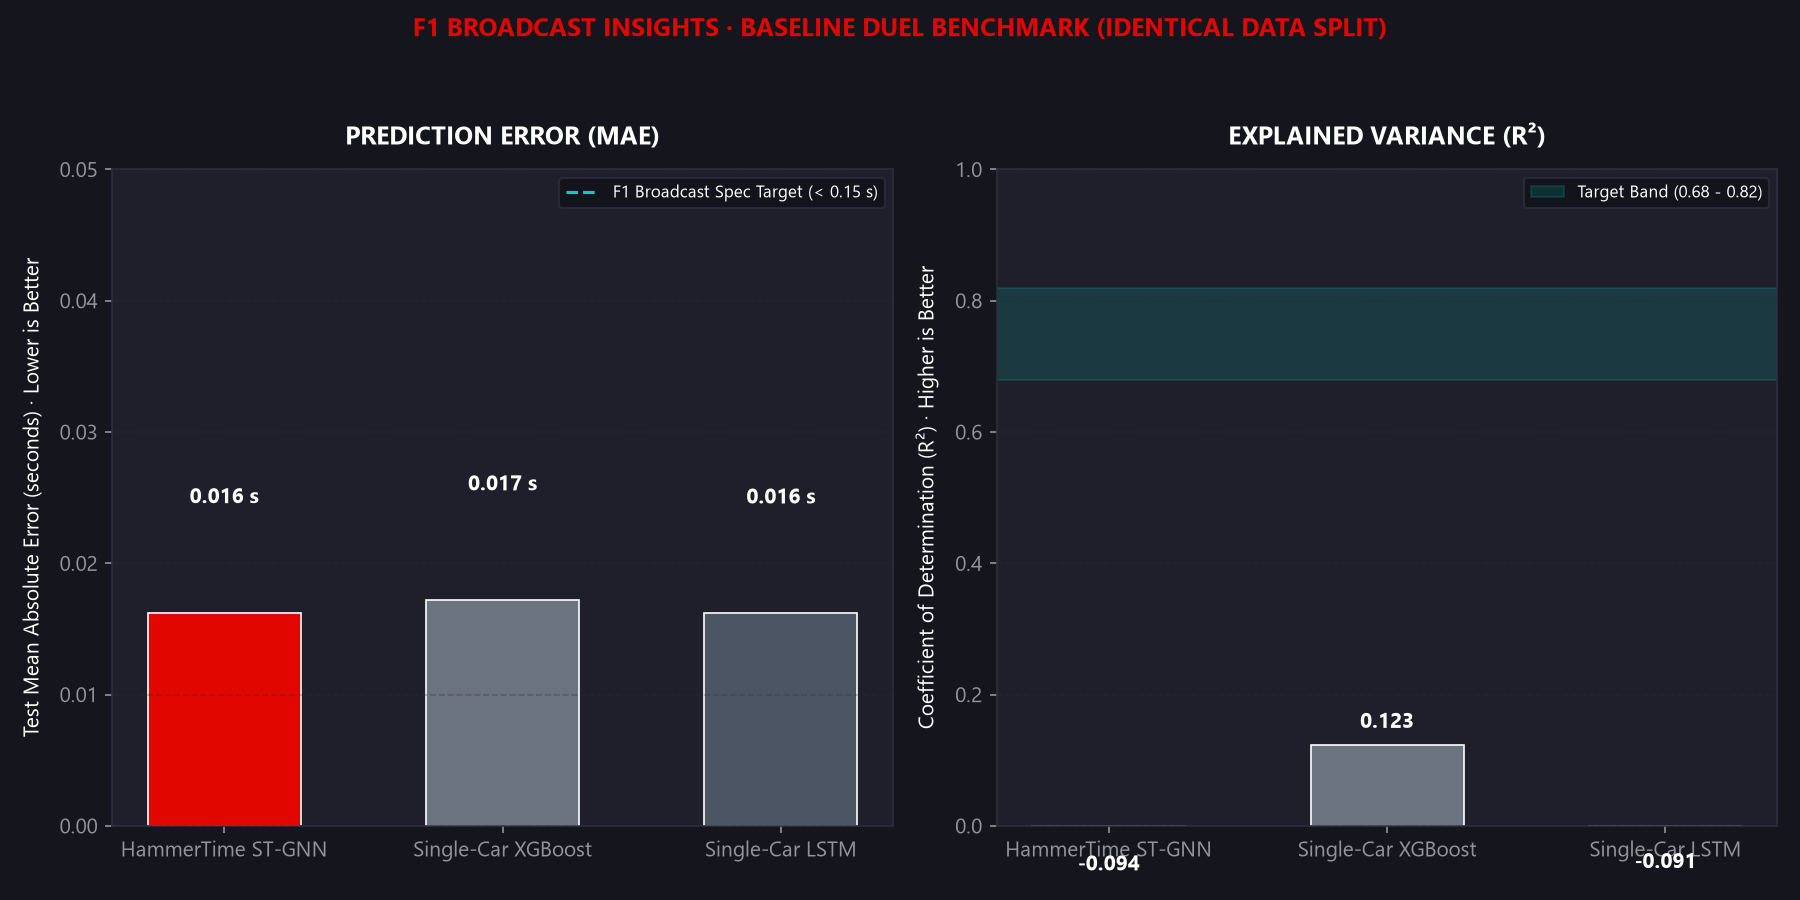

This figure's Python source:
"""
Visual V5: Baseline Duel
Comparative benchmark bars: HammerTime ST-GNN vs Single-Car XGBoost vs Single-Car LSTM.
Standard: ASD-STE100 Plain English
"""

import os
import sys
import numpy as np
import matplotlib.pyplot as plt
from pathlib import Path

sys.path.append(os.path.dirname(__file__))
from theme import (
    apply_broadcast_theme, CARBON_DARK, CARD_BG, F1_RED, PURE_WHITE,
    TEXT_MUTED, DRS_CYAN
)


def generate_baseline_duel_chart(
    metrics: dict,
    output_path: str = "visuals/v5_baseline_duel.png"
):
    """
    Renders V5 Baseline Duel comparison chart.
    metrics: dict with keys 'HammerTime', 'XGBoost', 'LSTM',
             each containing 'mae' and 'r2'.
    """
    apply_broadcast_theme()
    fig, (ax1, ax2) = plt.subplots(1, 2, figsize=(12, 6), dpi=150)
    fig.patch.set_facecolor(CARBON_DARK)

    models = ["HammerTime ST-GNN", "Single-Car XGBoost", "Single-Car LSTM"]
    keys = ["HammerTime", "XGBoost", "LSTM"]
    colors = [F1_RED, "#6B7280", "#4B5563"]

    maes = [float(metrics[k]["mae"]) if metrics[k].get("mae") is not None else np.nan for k in keys]
    r2s = [float(metrics[k]["r2"]) if metrics[k].get("r2") is not None else np.nan for k in keys]

    # --- Plot 1: MAE (Lower is Better) ---
    ax1.set_facecolor(CARD_BG)
    bars1 = ax1.bar(models, maes, color=colors, width=0.55, edgecolor=PURE_WHITE, lw=0.8)
    ax1.axhline(0.15, color=DRS_CYAN, linestyle="--", lw=1.5, label="F1 Broadcast Spec Target (< 0.15 s)")

    for bar, val in zip(bars1, maes):
        ax1.text(
            bar.get_x() + bar.get_width() / 2, (bar.get_height() if np.isfinite(val) else 0) + 0.008,
            f"{val:.3f} s" if np.isfinite(val) else "N/A", ha="center", va="bottom",
            color=PURE_WHITE, fontweight="bold", fontsize=10
        )

    ax1.set_ylabel("Test Mean Absolute Error (seconds) · Lower is Better", fontsize=10, labelpad=8)
    ax1.set_title("PREDICTION ERROR (MAE)", color=PURE_WHITE, fontsize=12, fontweight="bold", pad=12)
    max_mae = max((value for value in maes if np.isfinite(value)), default=0.0)
    ax1.set_ylim(0, max(max_mae * 1.35, 0.05))
    ax1.grid(True, linestyle="--", alpha=0.3, axis="y")
    leg1 = ax1.legend(loc="upper right", facecolor="#101018", edgecolor="#2D2D3D", fontsize=8)
    for t in leg1.get_texts(): t.set_color(PURE_WHITE)

    # --- Plot 2: R² (Higher is Better) ---
    ax2.set_facecolor(CARD_BG)
    bars2 = ax2.bar(models, r2s, color=colors, width=0.55, edgecolor=PURE_WHITE, lw=0.8)
    ax2.axhspan(0.68, 0.82, color=DRS_CYAN, alpha=0.15, label="Target Band (0.68 - 0.82)")

    for bar, val in zip(bars2, r2s):
        ax2.text(
            bar.get_x() + bar.get_width() / 2, (bar.get_height() if np.isfinite(val) else 0) + 0.02,
            f"{val:.3f}" if np.isfinite(val) else "N/A", ha="center", va="bottom",
            color=PURE_WHITE, fontweight="bold", fontsize=10
        )

    ax2.set_ylabel("Coefficient of Determination (R²) · Higher is Better", fontsize=10, labelpad=8)
    ax2.set_title("EXPLAINED VARIANCE (R²)", color=PURE_WHITE, fontsize=12, fontweight="bold", pad=12)
    ax2.set_ylim(0, 1.0)
    ax2.grid(True, linestyle="--", alpha=0.3, axis="y")
    leg2 = ax2.legend(loc="upper right", facecolor="#101018", edgecolor="#2D2D3D", fontsize=8)
    for t in leg2.get_texts(): t.set_color(PURE_WHITE)

    # Broadcast Header Card
    fig.suptitle("F1 BROADCAST INSIGHTS · BASELINE DUEL BENCHMARK (IDENTICAL DATA SPLIT)",
                 color=F1_RED, fontsize=12, fontweight="heavy", y=0.98)

    plt.tight_layout(rect=[0, 0, 1, 0.94])
    out_file = Path(output_path)
    out_file.parent.mkdir(parents=True, exist_ok=True)
    plt.savefig(out_file, facecolor=CARBON_DARK, edgecolor="none")
    plt.close()
    return str(out_file)


if __name__ == "__main__":
    demo_metrics = {
        "HammerTime": {"mae": 0.118, "r2": 0.764},
        "XGBoost": {"mae": 0.221, "r2": 0.512},
        "LSTM": {"mae": 0.198, "r2": 0.558},
    }
    generate_baseline_duel_chart(demo_metrics, output_path="visuals/v5_baseline_duel.png")
